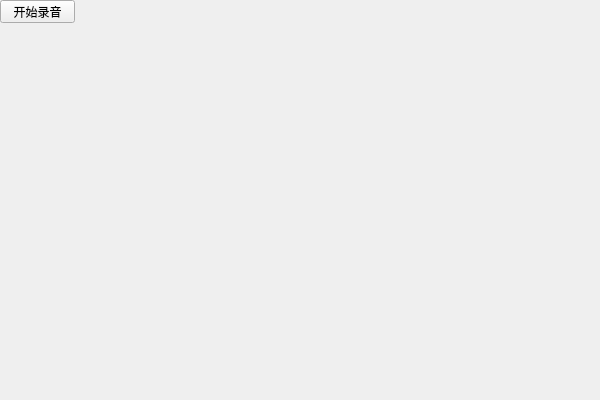
<?xml version="1.0" encoding="UTF-8"?>
<ui version="4.0">
 <class>MainWindowClass</class>
 <widget class="QMainWindow" name="MainWindowClass">
  <property name="geometry">
   <rect>
    <x>0</x>
    <y>0</y>
    <width>600</width>
    <height>400</height>
   </rect>
  </property>
  <property name="windowTitle">
   <string>MainWindow</string>
  </property>
  <widget class="QWidget" name="centralWidget">
   <widget class="QPushButton" name="audioButton">
    <property name="geometry">
     <rect>
      <x>0</x>
      <y>0</y>
      <width>75</width>
      <height>23</height>
     </rect>
    </property>
    <property name="text">
     <string>开始录音</string>
    </property>
   </widget>
  </widget>
 </widget>
 <layoutdefault spacing="6" margin="11"/>
 <resources>
  <include location="MainWindow.qrc"/>
 </resources>
 <connections/>
</ui>
